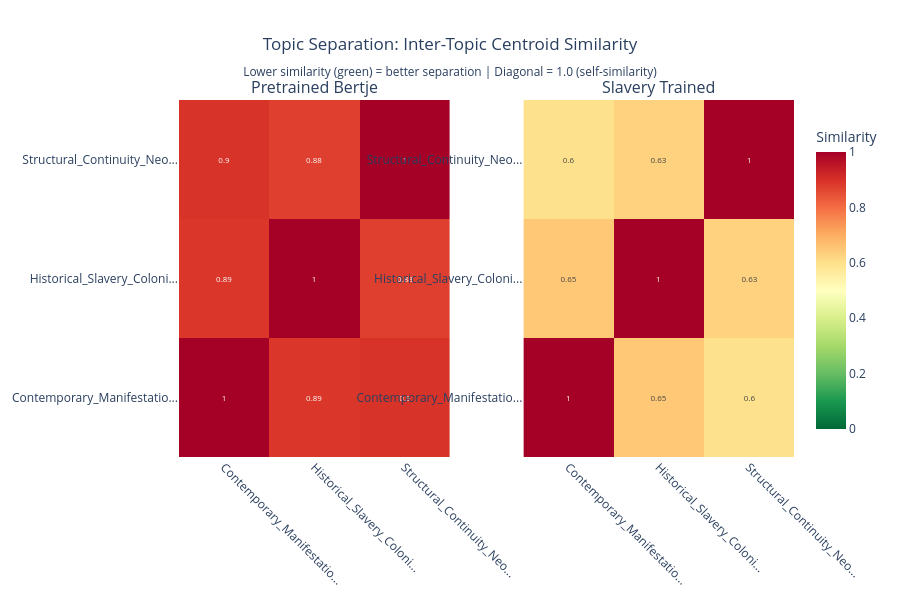

Source (notebook cell):
### Code cell
# ============================================================
# CELL 9.12: TOPIC SEPARATION HEATMAP (Confusion Matrix)
# ============================================================

if VIZ_AVAILABLE and len(dict_embeddings) > 0:
    print(f"\n{'='*70}")
    print("VISUALIZATION 9.12: Topic Separation Heatmap")
    print(f"{'='*70}")

    # --------------------------------------------------------
    # 1. Calculate Inter-Topic Similarity Matrices
    # --------------------------------------------------------

    print(f"\n1️⃣  Calculating inter-topic similarities...")

    similarity_matrices = {}

    for model_name in ['pretrained_bertje', 'slavery_trained', 'policy_trained']:
        if model_name not in dict_embeddings:
            continue

        print(f"\n{model_name}:")

        embeddings = dict_embeddings[model_name]

        # Calculate topic centroids
        topic_centroids = {}
        for topic in topics:
            topic_mask = df_dict['topic'] == topic
            topic_embeddings = embeddings[topic_mask]

            if len(topic_embeddings) > 0:
                topic_centroids[topic] = topic_embeddings.mean(axis=0)

        # Calculate pairwise cosine similarities between centroids
        n_topics = len(topics)
        similarity_matrix = np.zeros((n_topics, n_topics))

        for i, topic_i in enumerate(topics):
            for j, topic_j in enumerate(topics):
                if topic_i in topic_centroids and topic_j in topic_centroids:
                    centroid_i = topic_centroids[topic_i].reshape(1, -1)
                    centroid_j = topic_centroids[topic_j].reshape(1, -1)

                    sim = cosine_similarity(centroid_i, centroid_j)[0, 0]
                    similarity_matrix[i, j] = sim

        similarity_matrices[model_name] = similarity_matrix

        # Report most confused topic pairs
        # (excluding diagonal, find highest similarities)
        off_diagonal_mask = ~np.eye(n_topics, dtype=bool)
        off_diagonal_sims = similarity_matrix[off_diagonal_mask]

        top_confusions_idx = np.argsort(off_diagonal_sims)[-3:][::-1]

        # Map back to topic pairs
        confusion_pairs = []
        idx = 0
        for i in range(n_topics):
            for j in range(n_topics):
                if i != j:
                    if idx in top_confusions_idx:
                        confusion_pairs.append((topics[i], topics[j], similarity_matrix[i, j]))
                    idx += 1

        print(f"  Top 3 most confused topic pairs:")
        for topic_i, topic_j, sim in confusion_pairs:
            print(f"    {topic_i[:30]:30s} ↔ {topic_j[:30]:30s}: {sim:.3f}")

    if len(similarity_matrices) == 0:
        print("\n   ⚠ No models available for separation analysis")
        VIZ_AVAILABLE = False
    else:
        print(f"\n   ✓ Calculated similarity matrices for {len(similarity_matrices)} models")

        # --------------------------------------------------------
        # 2. Create Heatmap Subplots
        # --------------------------------------------------------

        print(f"\n2️⃣  Creating heatmap visualization...")

        n_models = len(similarity_matrices)

        fig = make_subplots(
            rows=1, cols=n_models,
            subplot_titles=[m.replace('_', ' ').title() for m in similarity_matrices.keys()],
            horizontal_spacing=0.12
        )

        model_labels = {
            'pretrained_bertje': 'Pretrained',
            'slavery_trained': 'Slavery-trained',
            'policy_trained': 'Policy-trained'
        }

        # Shorten topic labels for display
        topic_labels_short = [t[:25] + '...' if len(t) > 25 else t for t in topics]

        for col_idx, (model_name, sim_matrix) in enumerate(similarity_matrices.items(), start=1):
            # Create heatmap
            heatmap = go.Heatmap(
                z=sim_matrix,
                x=topic_labels_short,
                y=topic_labels_short,
                colorscale='RdYlGn_r',  # Red = high similarity (confused), Green = low (distinct)
                zmin=0,
                zmax=1,
                text=np.round(sim_matrix, 2),
                texttemplate='%{text}',
                textfont={"size": 8},
                colorbar=dict(
                    title="Similarity",
                    x=1.02 if col_idx == n_models else None,
                    len=0.9
                ) if col_idx == n_models else None,
                showscale=(col_idx == n_models),  # Only show colorbar on last subplot
                hovertemplate='%{y} ↔ %{x}<br>Similarity: %{z:.3f}<extra></extra>'
            )

            fig.add_trace(heatmap, row=1, col=col_idx)

            # Update axes
            fig.update_xaxes(tickangle=45, row=1, col=col_idx)

        # Update layout
        fig.update_layout(
            title={
                'text': "Topic Separation: Inter-Topic Centroid Similarity<br><sub>Lower similarity (green) = better separation | Diagonal = 1.0 (self-similarity)</sub>",
                'x': 0.5,
                'xanchor': 'center'
            },
            height=600,
            template='plotly_white'
        )

        # --------------------------------------------------------
        # 3. Display & Save
        # --------------------------------------------------------

        if SHOW_IN_NOTEBOOK:
            section4_figs.append(fig)  # Store for export
            fig.show()

        if SAVE_INTERACTIVE:
            output_path = visuals_dir / 'topic_separation_heatmap.html'
            fig.write_html(str(output_path))
            print(f"   ✓ Saved interactive: {output_path.name}")

        if SAVE_STATIC:
            output_path = visuals_dir / 'topic_separation_heatmap.png'
            fig.write_image(str(output_path), width=1800, height=800, scale=2)
            print(f"   ✓ Saved static: {output_path.name}")

        # --------------------------------------------------------
        # 4. Calculate Separation Improvement
        # --------------------------------------------------------

        if 'pretrained_bertje' in similarity_matrices and 'policy_trained' in similarity_matrices:
            print(f"\n3️⃣  Analyzing separation improvement...")

            pre_matrix = similarity_matrices['pretrained_bertje']
            post_matrix = similarity_matrices['policy_trained']

            # Calculate average off-diagonal similarity (lower = better separation)
            n = len(topics)
            off_diag_mask = ~np.eye(n, dtype=bool)

            pre_avg_sim = pre_matrix[off_diag_mask].mean()
            post_avg_sim = post_matrix[off_diag_mask].mean()

            separation_improvement = ((post_avg_sim / pre_avg_sim) - 1) * 100

            print(f"\n   Pretrained avg inter-topic similarity: {pre_avg_sim:.3f}")
            print(f"   Policy-trained avg inter-topic similarity: {post_avg_sim:.3f}")
            print(f"   Separation improvement: {separation_improvement:+.1f}%")

            if separation_improvement < -10:
                print(f"   ✓ GOOD: Topics more distinct after training")
            elif separation_improvement < 0:
                print(f"   ⚠ MODERATE: Slight improvement")
            else:
                print(f"   ❌ CONCERN: Topics less distinct after training")

        print(f"\n{'='*70}")
        print("TOPIC SEPARATION COMPLETE")
        print(f"{'='*70}")

else:
    print("\n⊘ Skipping topic separation heatmap - no embeddings available")

### Figure 1 — Plotly figure (JSON) as saved in the notebook; plotly's stock layout.template omitted (floating-point values rounded to 4 significant figures)
{"data": [{"colorscale": [[0, "rgb(0,104,55)"], [0.1, "rgb(26,152,80)"], [0.2, "rgb(102,189,99)"], [0.3, "rgb(166,217,106)"], [0.4, "rgb(217,239,139)"], [0.5, "rgb(255,255,191)"], [0.6, "rgb(254,224,139)"], [0.7, "rgb(253,174,97)"], [0.8, "rgb(244,109,67)"], [0.9, "rgb(215,48,39)"], [1, "rgb(165,0,38)"]], "hovertemplate": "%{y} ↔ %{x}<br>Similarity: %{z:.3f}<extra></extra>", "showscale": false, "text": [[1.0, 0.89, 0.9], [0.89, 1.0, 0.88], [0.9, 0.88, 1.0]], "textfont": {"size": 8}, "texttemplate": "%{text}", "type": "heatmap", "x": ["Contemporary_Manifestatio...", "Historical_Slavery_Coloni...", "Structural_Continuity_Neo..."], "xaxis": "x", "y": ["Contemporary_Manifestatio...", "Historical_Slavery_Coloni...", "Structural_Continuity_Neo..."], "yaxis": "y", "z": [[1.0, 0.8886, 0.8951], [0.8886, 1.0, 0.8758], [0.8951, 0.8758, 1.0]], "zmax": 1, "zmin": 0}, {"colorbar": {"len": 0.9, "title": {"text": "Similarity"}, "x": 1.02}, "colorscale": [[0, "rgb(0,104,55)"], [0.1, "rgb(26,152,80)"], [0.2, "rgb(102,189,99)"], [0.3, "rgb(166,217,106)"], [0.4, "rgb(217,239,139)"], [0.5, "rgb(255,255,191)"], [0.6, "rgb(254,224,139)"], [0.7, "rgb(253,174,97)"], [0.8, "rgb(244,109,67)"], [0.9, "rgb(215,48,39)"], [1, "rgb(165,0,38)"]], "hovertemplate": "%{y} ↔ %{x}<br>Similarity: %{z:.3f}<extra></extra>", "showscale": true, "text": [[1.0, 0.65, 0.6], [0.65, 1.0, 0.63], [0.6, 0.63, 1.0]], "textfont": {"size": 8}, "texttemplate": "%{text}", "type": "heatmap", "x": ["Contemporary_Manifestatio...", "Historical_Slavery_Coloni...", "Structural_Continuity_Neo..."], "xaxis": "x2", "y": ["Contemporary_Manifestatio...", "Historical_Slavery_Coloni...", "Structural_Continuity_Neo..."], "yaxis": "y2", "z": [[1.0, 0.6471, 0.5959], [0.6471, 1.0, 0.6289], [0.5959, 0.6289, 1.0]], "zmax": 1, "zmin": 0}], "layout": {"annotations": [{"font": {"size": 16}, "showarrow": false, "text": "Pretrained Bertje", "x": 0.22, "xanchor": "center", "xref": "paper", "y": 1, "yanchor": "bottom", "yref": "paper"}, {"font": {"size": 16}, "showarrow": false, "text": "Slavery Trained", "x": 0.78, "xanchor": "center", "xref": "paper", "y": 1, "yanchor": "bottom", "yref": "paper"}], "height": 600, "title": {"text": "Topic Separation: Inter-Topic Centroid Similarity<br><sub>Lower similarity (green) = better separation | Diagonal = 1.0 (self-similarity)</sub>", "x": 0.5, "xanchor": "center"}, "xaxis": {"anchor": "y", "domain": [0, 0.44], "tickangle": 45}, "xaxis2": {"anchor": "y2", "domain": [0.56, 1], "tickangle": 45}, "yaxis": {"anchor": "x", "domain": [0, 1]}, "yaxis2": {"anchor": "x2", "domain": [0, 1]}}}
